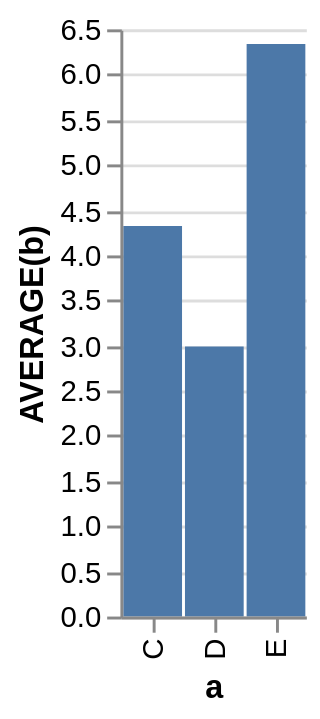

Write the Vega-Lite specification saved for this chart.
### Vega specification from a JSON file in a GitHub repository (floating-point values rounded to 4 significant figures)
{"$schema": "http://vega.github.io/schema/vega/v3.0.json", "autosize": "pad", "padding": 5, "signals": [{"name": "width", "update": "data('layout')[0].width"}, {"name": "height", "update": "data('layout')[0].height"}, {"name": "unit", "value": {}, "on": [{"events": "mousemove", "update": "group()._id ? group() : unit"}]}], "data": [{"name": "source_0", "values": [{"a": "C", "b": 2}, {"a": "C", "b": 7}, {"a": "C", "b": 4}, {"a": "D", "b": 1}, {"a": "D", "b": 2}, {"a": "D", "b": 6}, {"a": "E", "b": 8}, {"a": "E", "b": 4}, {"a": "E", "b": 7}], "format": {"type": "json", "parse": {"b": "number"}}, "transform": [{"type": "filter", "expr": "datum[\"b\"] !== null && !isNaN(datum[\"b\"])"}, {"type": "aggregate", "groupby": ["a"], "ops": ["average"], "fields": ["b"]}]}, {"name": "layout", "source": "source_0", "transform": [{"type": "aggregate", "fields": ["a"], "ops": ["distinct"]}, {"type": "formula", "as": "width", "expr": "max(datum[\"distinct_a\"] - 1 + 2*0.5, 0) * 21"}, {"type": "formula", "as": "height", "expr": "200"}]}], "marks": [{"name": "main-group", "type": "group", "from": {"data": "layout"}, "encode": {"update": {"width": {"field": "width"}, "height": {"field": "height"}, "fill": {"value": "transparent"}}}, "marks": [{"name": "marks", "type": "rect", "role": "bar", "from": {"data": "source_0"}, "encode": {"update": {"xc": {"scale": "x", "field": "a"}, "width": {"value": 20}, "y": {"scale": "y", "field": "average_b"}, "y2": {"scale": "y", "value": 0}, "fill": {"value": "#4c78a8"}}}}], "scales": [{"name": "x", "type": "point", "domain": {"data": "source_0", "field": "a", "sort": true}, "range": {"step": 21}, "round": true, "padding": 0.5}, {"name": "y", "type": "linear", "domain": {"data": "source_0", "field": "average_b"}, "range": [200, 0], "round": true, "nice": true, "zero": true}], "axes": [{"scale": "x", "orient": "bottom", "tickCount": 5, "title": "a", "zindex": 1, "encode": {"labels": {"update": {"angle": {"value": 270}, "align": {"value": "right"}, "baseline": {"value": "middle"}}}}}, {"scale": "y", "format": "s", "orient": "left", "title": "AVERAGE(b)", "zindex": 1}, {"scale": "y", "domain": false, "format": "s", "grid": true, "labels": false, "orient": "left", "ticks": false, "zindex": 0, "gridScale": "x"}]}]}
